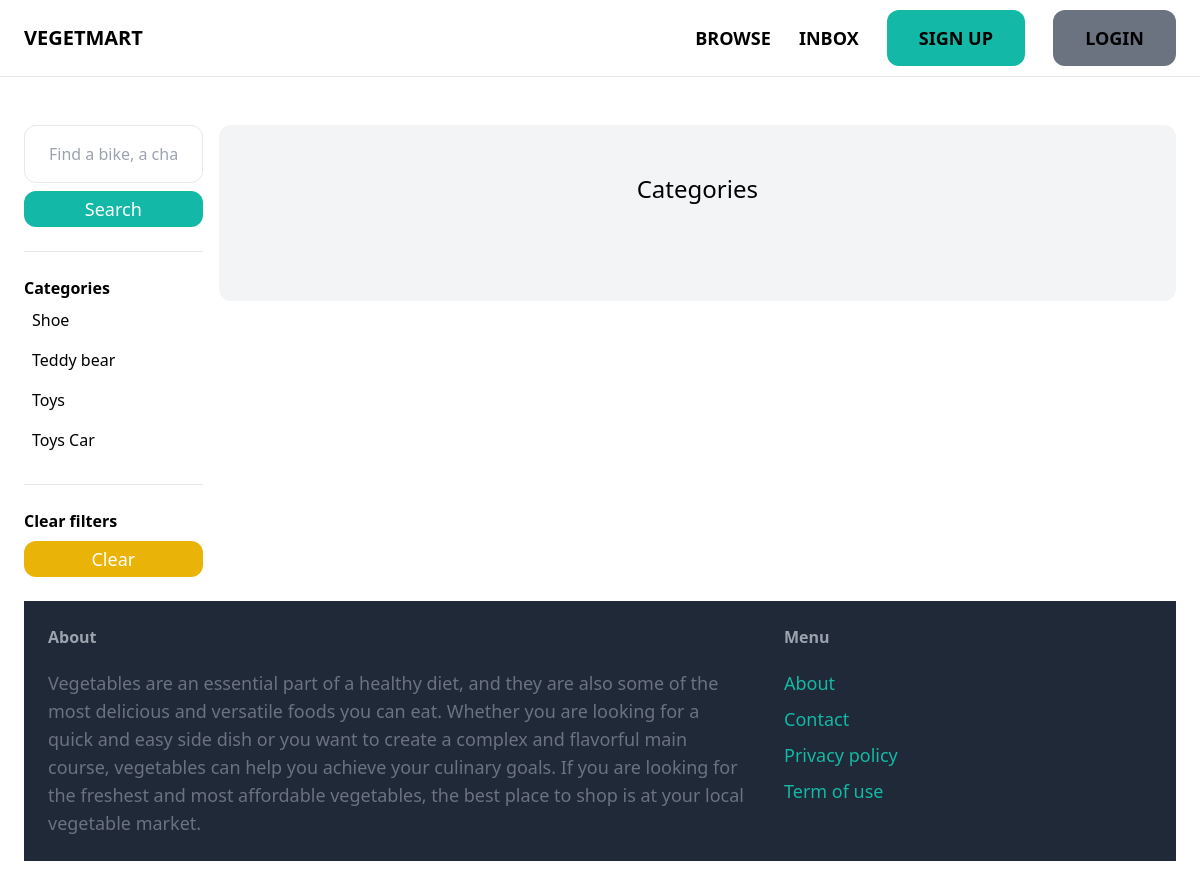
/items/?query=&category=10, run on an earlier commit of the app's database.
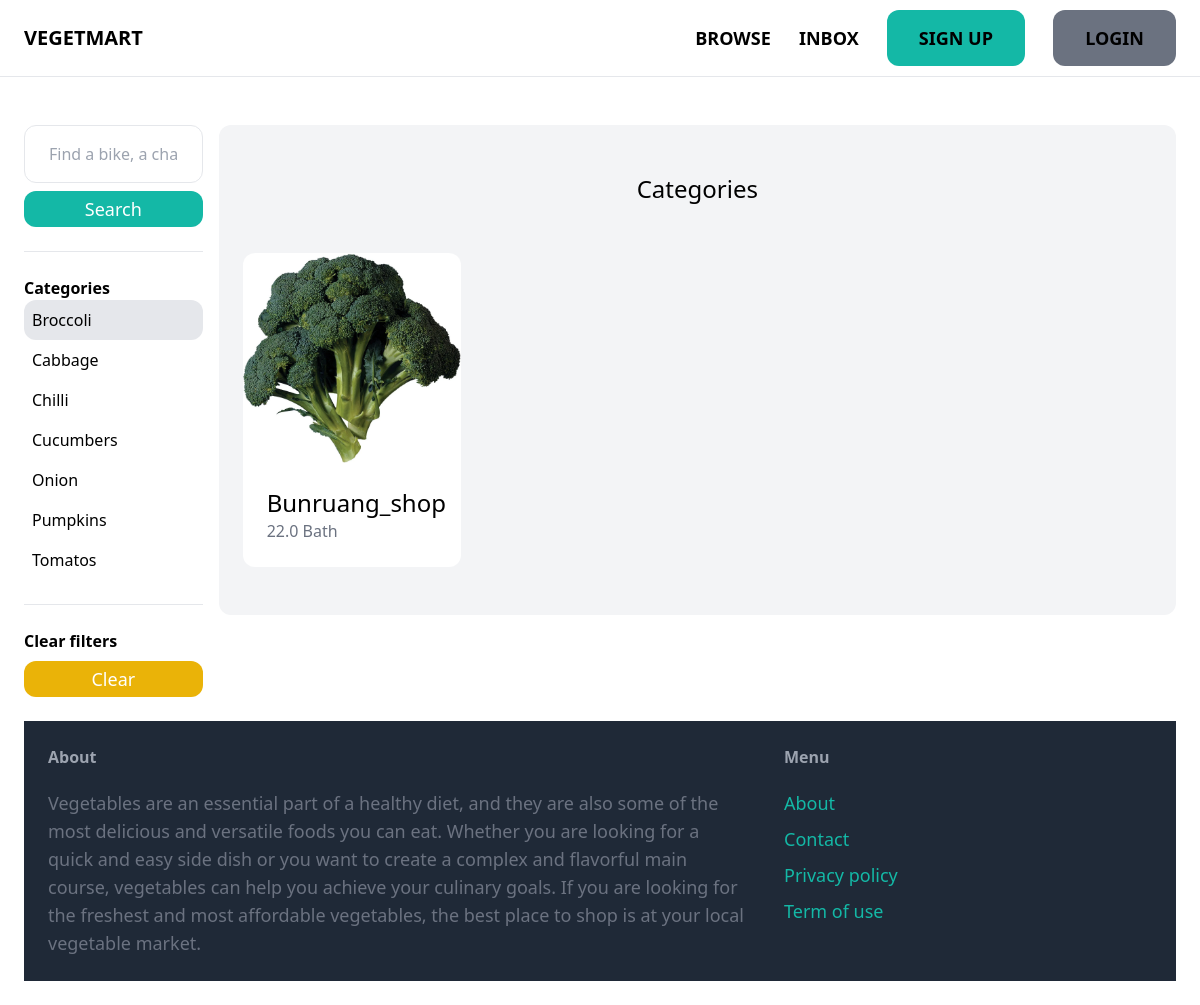
And on a later commit of the database.
### item/models.py (models this page shows, shortened)
class Category(models.Model):
    name = models.CharField(max_length=255)
    class Meta:
        ordering = ('name',)
        verbose_name_plural = 'Categories'

class Item(models.Model):
    category = models.ForeignKey(Category, related_name='item', on_delete=models.CASCADE)
    name = models.CharField(max_length=255)
    description = models.TextField(blank=True, null=True)
    price = models.FloatField()
    image = models.ImageField(upload_to='item_images', blank=True, null=True) # need config to setting.py UPLOAD
    is_sold = models.BooleanField(default=False)
    created_by = models.ForeignKey(User, related_name='items', on_delete=models.CASCADE)
    created_at = models.DateTimeField(auto_created=True, auto_now_add=True)

### item/views.py (the view)
# urls.py: path('', views.items, name='items'),
def items(request):
    query = request.GET.get('query', '')
    categories = Category.objects.all()
    category_id = request.GET.get('category', 0)
    items = Item.objects.filter(is_sold=False)
    if category_id:
        items = items.filter(category_id = category_id)
    if query:
        items = items.filter(Q(name__icontains=query) | Q(description__icontains=query))
    return render(request, 'item/items.html', {
        'items':items,
        'query':query,
        'categories':categories,
        'category_id':int(category_id)
    })

### item/templates/item/items.html (shortened to what this page needs)
{% extends 'core/base.html' %}
{% block content %}
    <div class="pb-6 grid grid-cols-6 gap-4">
        <div class="mt-6">
            <div class="col-span-1">
                <form method="get" action="{% url 'item:items' %}">
                    <input name="query" class="w-full py-4 px-6 border rounded-xl" type="text" value="{{ query }}" placeholder="Find a bike, a chair or car...">
                    <button class="mt-2 py-1 w-full px-6 text-lg bg-teal-500 text-white rounded-xl">Search</button>
                </form>
                <hr class="my-6">
                <p class="font-semibold">Categories</p>
                <ul>
                    {% for category in categories %}
                        <li class="py-2 px-2 rounded-xl{% if category.id == category_id %} bg-gray-200{% endif %}">
                            <a href="{% url 'item:items' %}?query={{ query }}&category={{ category.id }}">{{ category.name }}</a>
                        </li>
                    {% endfor %}
                </ul>
                <hr class="my-6">
                <p class="font-semibold">Clear filters</p>
                <ul>
                    <li><a href="{% url 'item:items' %}" class="mt-2 py-1 w-full px-6 text-lg bg-yellow-500 inline-block rounded-xl text-center text-white">Clear</a>
                </ul>
            </div>
        </div>
        <div class="col-span-5">
            <div class="mt-6 px-6 py-12 bg-gray-100 rounded-xl">
                <h2 class="mb-12 text-2xl text-center"> Categories</h2>
                <div class="grid grid-cols-4 gap-3">
                {% for item in items  %}
                    <div>
                        <a href="{% url 'item:detail' item.id %}">
                            <div>
                                <img src="{{ item.image.url }}" class="w-full rounded-t-xl">
                            </div>
                            <div class="p-6 bg-white rounded-b-xl">
                                <h2 class="text-2xl">{{ item.name }}</h2>
                                <p class="text-gray-500">{{ item.price }} Bath</p>
                            </div>
                        </a>
                    </div>
                {% endfor %}
            </div>
        </div>
    </div>
{% endblock %}

What changed in the data, as far as the page shows it:
removed Category: name "Shoe"
removed Category: name "Teddy bear"
removed Category: name "Toys"
removed Category: name "Toys Car"
added Category: name "Broccoli"
added Category: name "Cabbage"
added Category: name "Chilli"
added Category: name "Cucumbers"
added Category: name "Onion"
added Category: name "Pumpkins"
added Category: name "Tomatos"
added Item: image (picture), name "Bunruang_shop", price "22.0"
